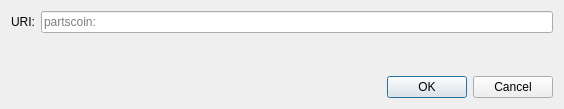
<?xml version="1.0" encoding="UTF-8"?>
<ui version="4.0">
 <class>OpenURIDialog</class>
 <widget class="QDialog" name="OpenURIDialog">
  <property name="geometry">
   <rect>
    <x>0</x>
    <y>0</y>
    <width>564</width>
    <height>109</height>
   </rect>
  </property>
  <property name="windowTitle">
   <string>Open partscoin URI</string>
  </property>
  <layout class="QVBoxLayout" name="verticalLayout">
   <item>
    <layout class="QHBoxLayout" name="horizontalLayout">
     <item>
      <widget class="QLabel" name="label">
       <property name="text">
        <string>URI:</string>
       </property>
      </widget>
     </item>
     <item>
      <widget class="QValidatedLineEdit" name="uriEdit">
       <property name="placeholderText">
        <string notr="true">partscoin:</string>
       </property>
      </widget>
     </item>
    </layout>
   </item>
   <item>
    <spacer name="verticalSpacer">
     <property name="orientation">
      <enum>Qt::Vertical</enum>
     </property>
     <property name="sizeHint" stdset="0">
      <size>
       <width>20</width>
       <height>40</height>
      </size>
     </property>
    </spacer>
   </item>
   <item>
    <widget class="QDialogButtonBox" name="buttonBox">
     <property name="orientation">
      <enum>Qt::Horizontal</enum>
     </property>
     <property name="standardButtons">
      <set>QDialogButtonBox::Cancel|QDialogButtonBox::Ok</set>
     </property>
    </widget>
   </item>
  </layout>
 </widget>
 <customwidgets>
  <customwidget>
   <class>QValidatedLineEdit</class>
   <extends>QLineEdit</extends>
   <header>qt/qvalidatedlineedit.h</header>
  </customwidget>
 </customwidgets>
 <resources/>
 <connections>
  <connection>
   <sender>buttonBox</sender>
   <signal>accepted()</signal>
   <receiver>OpenURIDialog</receiver>
   <slot>accept()</slot>
   <hints>
    <hint type="sourcelabel">
     <x>248</x>
     <y>254</y>
    </hint>
    <hint type="destinationlabel">
     <x>157</x>
     <y>274</y>
    </hint>
   </hints>
  </connection>
  <connection>
   <sender>buttonBox</sender>
   <signal>rejected()</signal>
   <receiver>OpenURIDialog</receiver>
   <slot>reject()</slot>
   <hints>
    <hint type="sourcelabel">
     <x>316</x>
     <y>260</y>
    </hint>
    <hint type="destinationlabel">
     <x>286</x>
     <y>274</y>
    </hint>
   </hints>
  </connection>
 </connections>
</ui>
